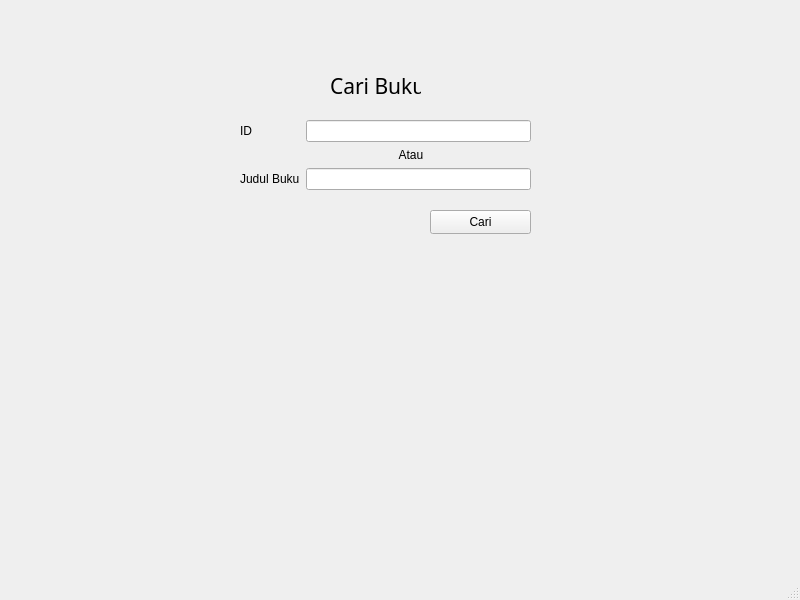
<?xml version="1.0" encoding="UTF-8"?>
<ui version="4.0">
 <class>cariBuku</class>
 <widget class="QMainWindow" name="cariBuku">
  <property name="geometry">
   <rect>
    <x>0</x>
    <y>0</y>
    <width>800</width>
    <height>600</height>
   </rect>
  </property>
  <property name="windowTitle">
   <string>MainWindow</string>
  </property>
  <widget class="QWidget" name="centralwidget">
   <widget class="QWidget" name="formLayoutWidget">
    <property name="geometry">
     <rect>
      <x>240</x>
      <y>120</y>
      <width>291</width>
      <height>78</height>
     </rect>
    </property>
    <layout class="QFormLayout" name="formLayout">
     <item row="0" column="0">
      <widget class="QLabel" name="label_3">
       <property name="text">
        <string>ID</string>
       </property>
      </widget>
     </item>
     <item row="0" column="1">
      <widget class="QLineEdit" name="lineEdit"/>
     </item>
     <item row="1" column="1">
      <widget class="QLabel" name="label_4">
       <property name="text">
        <string>                            Atau</string>
       </property>
      </widget>
     </item>
     <item row="2" column="0">
      <widget class="QLabel" name="label_2">
       <property name="text">
        <string>Judul Buku</string>
       </property>
      </widget>
     </item>
     <item row="2" column="1">
      <widget class="QLineEdit" name="lineEdit_2"/>
     </item>
    </layout>
   </widget>
   <widget class="QLabel" name="label">
    <property name="geometry">
     <rect>
      <x>330</x>
      <y>70</y>
      <width>91</width>
      <height>31</height>
     </rect>
    </property>
    <property name="font">
     <font>
      <family>SF Pro Bold</family>
      <pointsize>16</pointsize>
     </font>
    </property>
    <property name="text">
     <string>Cari Buku</string>
    </property>
   </widget>
   <widget class="QPushButton" name="pushButton_2">
    <property name="geometry">
     <rect>
      <x>430</x>
      <y>210</y>
      <width>101</width>
      <height>24</height>
     </rect>
    </property>
    <property name="text">
     <string>Cari</string>
    </property>
   </widget>
  </widget>
  <widget class="QMenuBar" name="menubar">
   <property name="geometry">
    <rect>
     <x>0</x>
     <y>0</y>
     <width>800</width>
     <height>21</height>
    </rect>
   </property>
  </widget>
  <widget class="QStatusBar" name="statusbar"/>
 </widget>
 <resources/>
 <connections/>
</ui>
